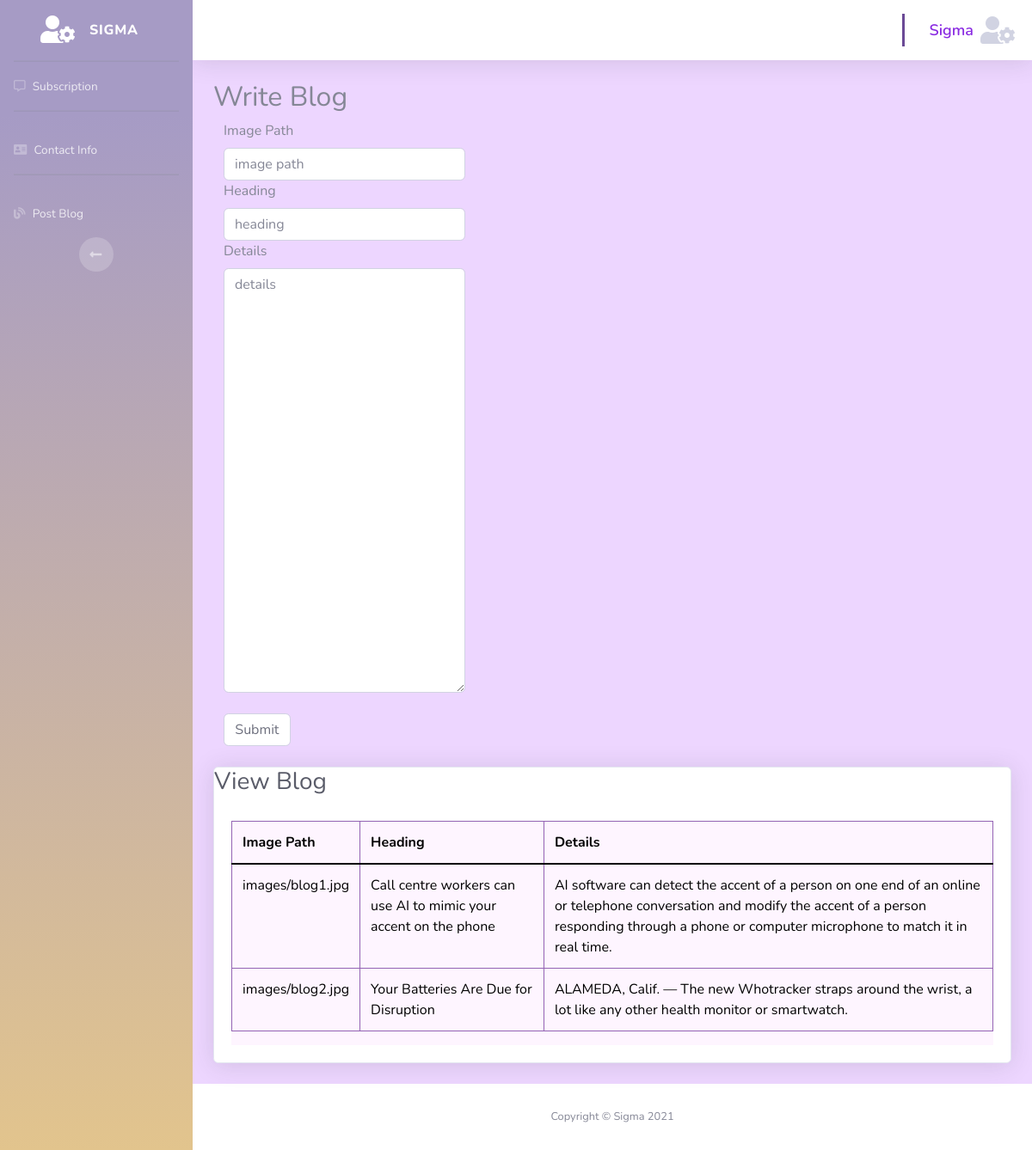
The page /postblog.php (signed in) on the database its author committed.
### tables this page shows
CREATE TABLE `blogtable` (
  `blogid` int(100) NOT NULL,
  `imageB` varchar(255) NOT NULL,
  `heading` varchar(255) NOT NULL,
  `details` varchar(255) NOT NULL
);

### postblog.php (the view, shortened to what this page needs)
<?php
include "database/database.php";
$select_sql = "SELECT * FROM blogtable";
$selectALL = $database -> query($select_sql);
?>
<!DOCTYPE html>
<html lang="en">
<head>
    <link href="vendor/fontawesome-free/css/all.min.css" rel="stylesheet" type="text/css">
    <link rel="stylesheet" href="css/custom.css">
    <link href="https://cdn.jsdelivr.net/npm/bootstrap@5.0.2/dist/css/bootstrap.min.css" rel="stylesheet"
>
    <link rel="stylesheet" href="https://use.fontawesome.com/releases/v5.15.3/css/all.css"
>
    <link href="css/technoProVer3.css" rel="stylesheet">
    <link href="vendor/datatables/dataTables.bootstrap4.css" rel="stylesheet">
</head>
<body id="page-top">
    <div id="wrapper">
        <ul class="navbar-nav bg-gradient-primary sidebar sidebar-dark accordion cbg" id="accordionSidebar">
            <a class="sidebar-brand d-flex align-items-center justify-content-center" href="admin.php">
                <div class="sidebar-brand-icon">
                    <i class="fas fa-user-cog"></i>
                </div>
                <div class="sidebar-brand-text mx-3">Sigma</div>
            </a>
            <hr class="sidebar-divider my-0">
            <li class="nav-item">
                <a class="nav-link" href="admin.php">
                    <i class="far fa-comment-alt"></i>
                    <span>Subscription</span></a>
            </li>
            <hr class="sidebar-divider">
            <li class="nav-item">
                <a class="nav-link" href="contact.php">
                <i class="fas fa-address-card"></i>
                    <span>Contact Info</span></a>
            </li>
            <hr class="sidebar-divider">
            <li class="nav-item">
                <a class="nav-link" href="postblog.php">
                <i class="fas fa-blog"></i>
                    <span>Post Blog</span></a>
            </li>
            <div class="text-center d-none d-md-inline">
                <button class="rounded-circle border-0" id="sidebarToggle"></button>
            </div>
        </ul>
        <div id="content-wrapper" class="d-flex flex-column">
            <div id="content">
                <nav class="navbar navbar-expand navbar-light bg-white topbar mb-4 static-top shadow">
                    <ul class="navbar-nav ml-auto">
                        <div class="topbar-divider d-none d-sm-block"></div>
                        <li class="nav-item dropdown no-arrow">
                            <a class="nav-link dropdown-toggle" href="#" id="userDropdown" role="button"
                                data-toggle="dropdown" aria-haspopup="true" aria-expanded="false">
                                <span
                                    class="mr-2 d-none d-lg-inline userS"><?php echo isset($_SESSION['username'])?$_SESSION['username']:""; ?></span>
                                <i class="img-profile cprofile fas fa-user-cog"></i>
                            </a>
                        </li>
                    </ul>
                </nav>
                <div class="container-fluid">
                    <div class="row">
                        <div class="col-lg-8">
                            <form id="appointment-form" role="form" method="post"
                                action="<?php echo $_SERVER['PHP_SELF']; ?>" class="row">
                                <div class="section-title wow fadeInUp" data-wow-delay="0.4s">
                                    <h2>Write Blog</h2>
                                </div>
                                <div class="wow fadeInUp" data-wow-delay="0.8s">
                                    <div class="col-md-6 col-sm-6">
                                        <label for="image">Image Path</label>
                                        <input type="text" class="form-control" id="image" name="image"
                                            placeholder="image path" required>
                                    </div>
                                    <div class="col-md-6 col-sm-6">
                                        <label for="Heading">Heading</label>
                                        <input type="text" class="form-control" id="heading" name="heading"
                                            placeholder="heading" required>
                                    </div>
                                    <div class="col-md-6 col-sm-6">
                                        <label for="Details">Details</label>
                                        <textarea class="form-control" rows="20" id="details" name="details"
                                            placeholder="details" required></textarea>
                                    </div>
                                    <div class="col-sm-2 my-4">
                                    <button type="submit" class="form-control" id="bsubmit" name="bsubmit">Submit
                                        </button>
                                    </div>
                                </div>
                            </form>
                        </div>
                    </div>
                    <div class="card shadow mb-4">
                    <h1 class="h3 mb-2 text-gray-800">View Blog</h1>
                        <div class="card-body">
                            <div class="table-responsive">
                                <table class="table table-bordered" id="dataTable" width="100%" cellspacing="0">
                                    <thead>
                                        <tr>
                                            <th>Image Path</th>
                                            <th>Heading</th>
                                            <th>Details</th>
                                        </tr>
                                    </thead>
                                    <tbody>
                                        <?php if($selectALL -> num_rows>0){ ?>
                                        <?php while($grabData=$selectALL -> fetch_assoc()) {?>
                                        <tr>
                                            <td><?php echo $grabData['imageB'];?></td>
                                            <td><?php echo $grabData['heading'];?></td>
                                            <td><?php echo $grabData['details'];?></td>
                                        </tr>
                                        <?php }?>
                                        <?php }?>
                                    </tbody>
                                </table>
                            </div>
                        </div>
                    </div>
                </div>
            </div>
            <footer class="sticky-footer bg-white">
                <div class="container my-auto">
                    <div class="copyright text-center my-auto">
                        <span>Copyright &copy; Sigma 2021</span>
                    </div>
                </div>
            </footer>
        </div>
    </div>
</body>
</html>

### css/custom.css (style rules this page uses)
.cbg { background-image: linear-gradient(180deg, #a69bc5 10%, #e2c48d 100%) !important; background-size: cover !important; }
.cprofile { font-size: 32px; }
.userS { font-size: 18px; font-weight: 600 !important; color: blueviolet; }

### rows shown on the page
blogtable: imageB "images/blog1.jpg", heading "Call centre workers can use AI to mimic your accent on the phone", details "AI software can detect the accent of a person on one end of an online or telephone conversation and modify the accent of a person responding through a phone or computer microphone to match it in real time."
blogtable: imageB "images/blog2.jpg", heading "Your Batteries Are Due for Disruption", details "ALAMEDA, Calif. — The new Whotracker straps around the wrist, a lot like any other health monitor or smartwatch."

### other values the page prints
$_SESSION['username'] "Sigma"
